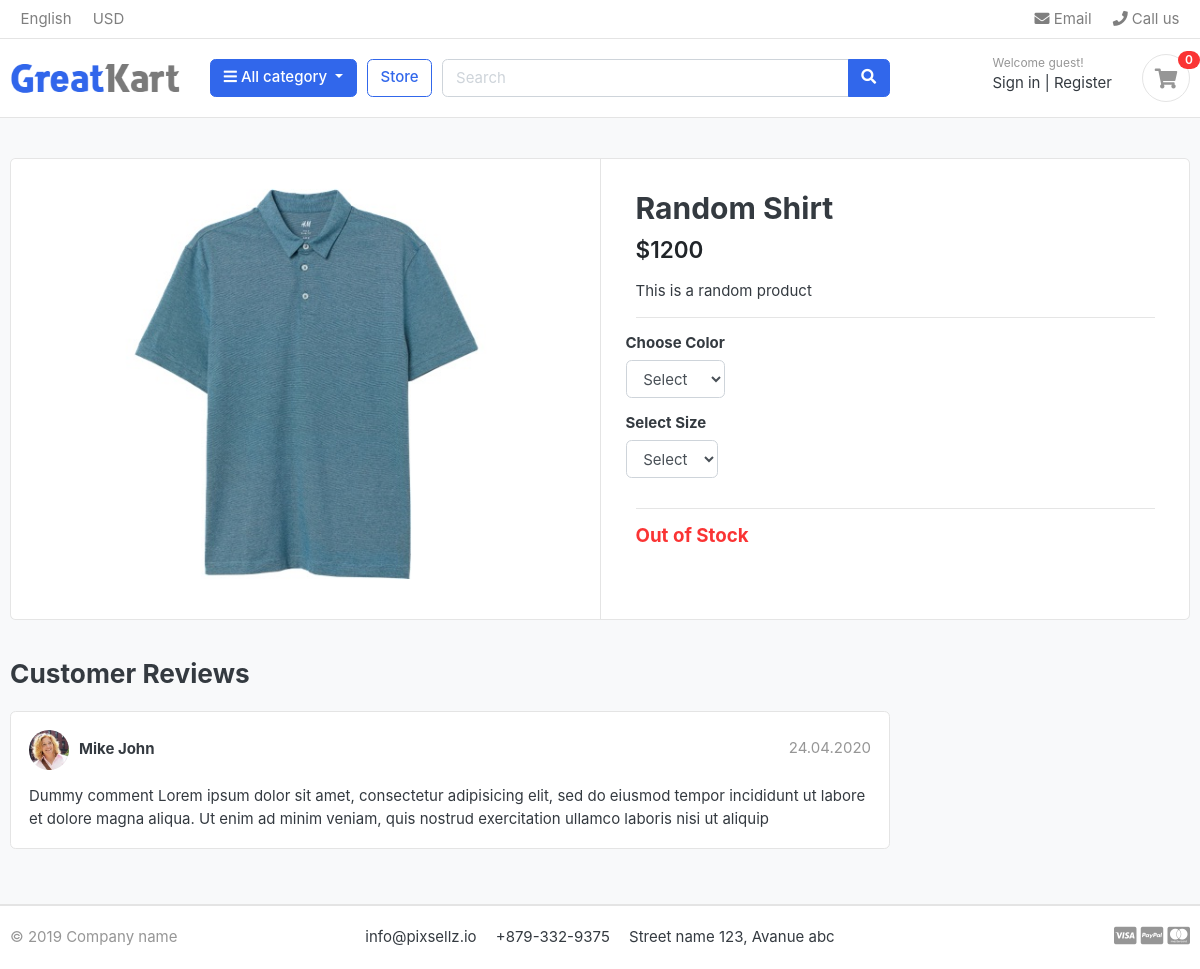
Page /store/category/shirts/random-shirt on the earlier database version.
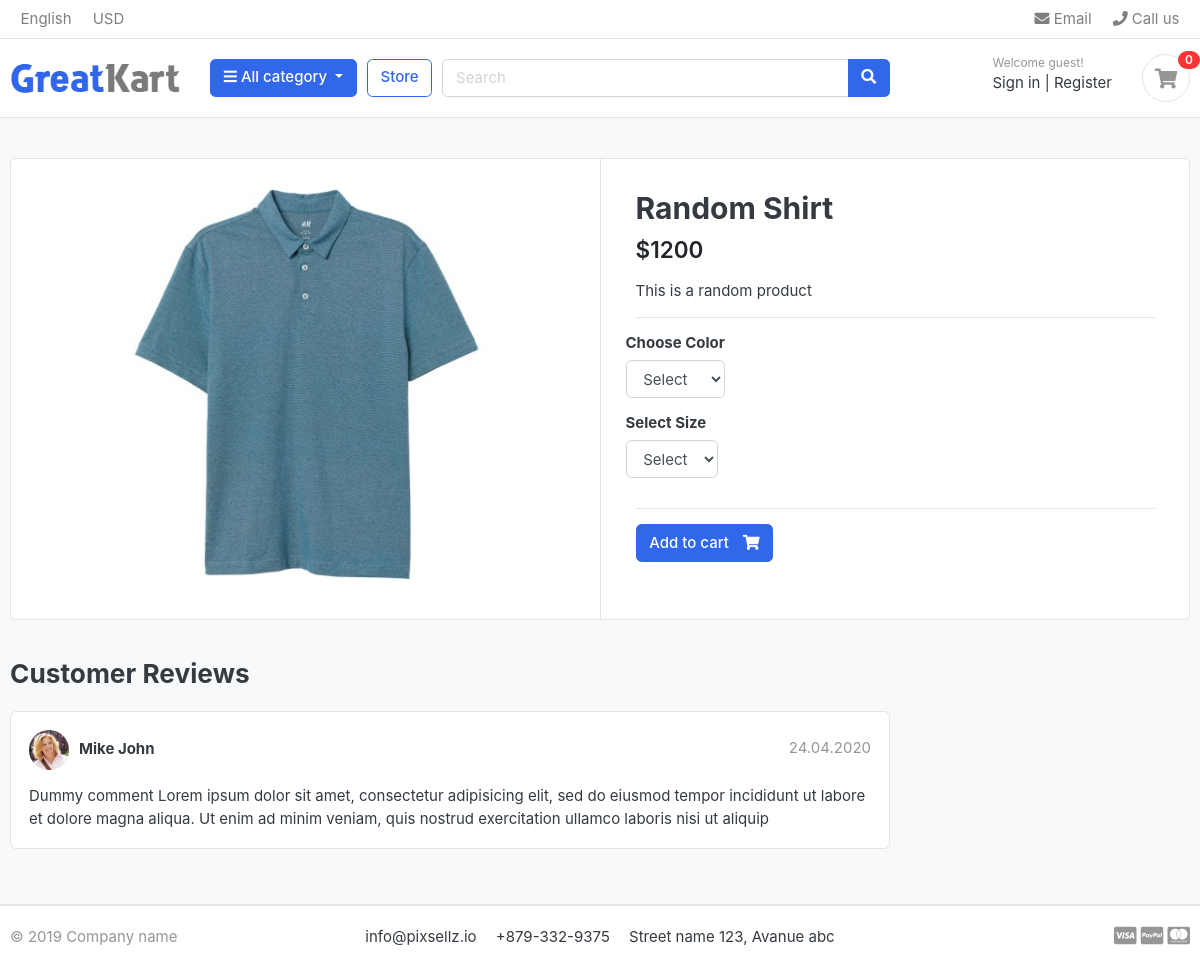
Same page on the later database version.
### store/views.py (the view)
# urls.py: path('category/<slug:category_slug>/<slug:product_slug>', views.product_detail, name='product_detail'),
def product_detail(request,category_slug,product_slug):
    try:
        single_prodcut = Product.objects.get(category__slug=category_slug, slug=product_slug)
        in_cart = CartItem.objects.filter(cart__cart_id=_cart_id(request),product=single_prodcut).exists()
    except Exception as e:
        raise e
    context = {
        'single_product' : single_prodcut,
        'in_cart' : in_cart
    }
    return render(request,'store/product_detail.html',context)

### cart/context_processor.py (called while the page is built)
def counter(request):
    cart_count=0
    if 'admin' in request.path:
        return {}
    else:
        try:
            cart = Cart.objects.filter(cart_id=_cart_id(request))
            cart_items = CartItem.objects.all().filter(cart=cart[:1])
            for cart_item in cart_items:
                cart_count += cart_item.quantity
        except Cart.DoesNotExist:
            cart_count = 0
    return dict(cart_count=cart_count)

### cart/views.py (called while the page is built)
def _cart_id(request):
    cart = request.session.session_key
    if not cart:
        cart=request.session.create()
    return cart

### category/context_processor.py (called while the page is built)
def menu_links(request):
    links = Category.objects.all()
    return dict(links=links)

### category/models.py (called while the page is built)
    def get_url(self):
        return reverse('products_by_category', args=[self.slug])

### store/models.py (called while the page is built)
    def colors(self):
        return super(VariationManager,self).filter(variation_category='color',is_active=True)

    def sizes(self):
            return super(VariationManager,self).filter(variation_category='size',is_active=True)

### templates/store/product_detail.html (shortened to what this page needs)
{% extends 'base.html' %}
{% load static %}
{% block content %}
<section class="section-content padding-y bg">
    <div class="container">
    <div class="card">
        <div class="row no-gutters">
            <aside class="col-md-6">
    <article class="gallery-wrap">
        <div class="img-big-wrap">
           <a href="#"><img src="{{single_product.images.url}}"></a>
        </div>
    </article>
            </aside>
            <main class="col-md-6 border-left">
  <form action="{% url 'add_cart' single_product.id %}" method="POST">
    <article class="content-body">
    <h2 class="title">{{single_product.product_name}}</h2>
    <div class="mb-3">
        <var class="price h4">${{single_product.price}}</var>
    </div>
    <p>{{single_product.description}}</p>
    <hr>
        <div class="row">
            <div class="item-option-select">
                <h6>Choose Color</h6>
                <select name="color" class="form-control" required>
                  <option value="" disabled selected>Select</option>
                </select>
            </div>
        </div>
        <div class="row">
            <div class="item-option-select">
                <h6>Select Size</h6>
                <select name="size" class="form-control" required>
                  <option value="" disabled selected>Select</option>
                </select>
            </div>
        </div>
        <hr>
        {% if single_product.stock == 0 %}
        <h5 class='text-danger'> Out of Stock </h5>
        {% else %}
        <button type="submit" class="btn  btn-primary"> <span class="text">Add to cart</span> <i class="fas fa-shopping-cart"></i>  </button>
        {% endif %}
    </article>
  </form>
            </main>
        </div>
    </div>
    <br>
    <div class="row">
                <div class="col-md-9">
        <header class="section-heading">
            <h3>Customer Reviews </h3>
        </header>
        <article class="box mb-3">
            <div class="icontext w-100">
                <img src="{% static './images/avatars/avatar1.jpg' %}" class="img-xs icon rounded-circle">
                <div class="text">
                    <span class="date text-muted float-md-right">24.04.2020 </span>
                    <h6 class="mb-1">Mike John </h6>
                </div>
            </div>
            <div class="mt-3">
                <p>
                    Dummy comment Lorem ipsum dolor sit amet, consectetur adipisicing elit, sed do eiusmod
                    tempor incididunt ut labore et dolore magna aliqua. Ut enim ad minim veniam,
                    quis nostrud exercitation ullamco laboris nisi ut aliquip
                </p>
            </div>
        </article>
        </div>
    </div>
    </div>
    </section>
    {% endblock %}

Differences in the rows shown:
changed Product "Random Shirt": stock 0 → 5 (drawn)
Other differences:
text no longer shown: "Out of Stock"
text now shown: "Add to cart"
